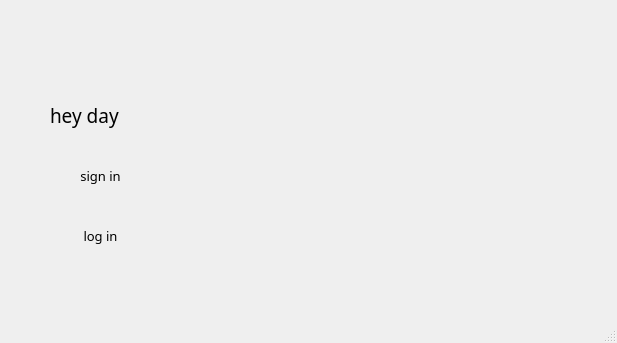
<?xml version="1.0" encoding="UTF-8"?>
<ui version="4.0">
 <class>MainWindow</class>
 <widget class="QMainWindow" name="MainWindow">
  <property name="geometry">
   <rect>
    <x>0</x>
    <y>0</y>
    <width>617</width>
    <height>343</height>
   </rect>
  </property>
  <property name="windowTitle">
   <string>MainWindow</string>
  </property>
  <widget class="QWidget" name="centralwidget">
   <widget class="QPushButton" name="pushButton_2">
    <property name="geometry">
     <rect>
      <x>50</x>
      <y>190</y>
      <width>101</width>
      <height>91</height>
     </rect>
    </property>
    <property name="font">
     <font>
      <family>OCR A Extended</family>
      <pointsize>10</pointsize>
     </font>
    </property>
    <property name="text">
     <string>log in</string>
    </property>
    <property name="icon">
     <iconset>
      <normaloff>:/new/prefix1/007-farmer.png</normaloff>:/new/prefix1/007-farmer.png</iconset>
    </property>
    <property name="iconSize">
     <size>
      <width>40</width>
      <height>60</height>
     </size>
    </property>
    <property name="flat">
     <bool>true</bool>
    </property>
   </widget>
   <widget class="QLabel" name="label">
    <property name="geometry">
     <rect>
      <x>6</x>
      <y>2</y>
      <width>601</width>
      <height>301</height>
     </rect>
    </property>
    <property name="layoutDirection">
     <enum>Qt::LeftToRight</enum>
    </property>
    <property name="text">
     <string/>
    </property>
    <property name="pixmap">
     <pixmap resource="imigi.qrc">:/pht/mdd/main page.png</pixmap>
    </property>
   </widget>
   <widget class="QPushButton" name="pushButton">
    <property name="geometry">
     <rect>
      <x>30</x>
      <y>120</y>
      <width>141</width>
      <height>111</height>
     </rect>
    </property>
    <property name="font">
     <font>
      <family>OCR A Extended</family>
      <pointsize>10</pointsize>
     </font>
    </property>
    <property name="text">
     <string>sign in</string>
    </property>
    <property name="icon">
     <iconset>
      <normaloff>:/new/prefix1/087-overalls.png</normaloff>:/new/prefix1/087-overalls.png</iconset>
    </property>
    <property name="iconSize">
     <size>
      <width>40</width>
      <height>60</height>
     </size>
    </property>
    <property name="autoDefault">
     <bool>false</bool>
    </property>
    <property name="flat">
     <bool>true</bool>
    </property>
   </widget>
   <widget class="QLabel" name="label_2">
    <property name="geometry">
     <rect>
      <x>50</x>
      <y>70</y>
      <width>171</width>
      <height>91</height>
     </rect>
    </property>
    <property name="font">
     <font>
      <family>OCR A Extended</family>
      <pointsize>14</pointsize>
     </font>
    </property>
    <property name="text">
     <string>hey day</string>
    </property>
   </widget>
   <zorder>label</zorder>
   <zorder>pushButton_2</zorder>
   <zorder>pushButton</zorder>
   <zorder>label_2</zorder>
  </widget>
  <widget class="QMenuBar" name="menubar">
   <property name="geometry">
    <rect>
     <x>0</x>
     <y>0</y>
     <width>617</width>
     <height>21</height>
    </rect>
   </property>
  </widget>
  <widget class="QStatusBar" name="statusbar"/>
 </widget>
 <resources>
  <include location="imigi.qrc"/>
 </resources>
 <connections/>
</ui>
